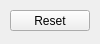
<?xml version="1.0" encoding="UTF-8"?>
<ui version="4.0">
 <class>CVRGBsetValueEmbeddedWidget</class>
 <widget class="QWidget" name="CVRGBsetValueEmbeddedWidget">
  <property name="geometry">
   <rect>
    <x>0</x>
    <y>0</y>
    <width>100</width>
    <height>44</height>
   </rect>
  </property>
  <property name="windowTitle">
   <string>Form</string>
  </property>
  <widget class="QPushButton" name="mpResetButton">
   <property name="geometry">
    <rect>
     <x>10</x>
     <y>10</y>
     <width>80</width>
     <height>21</height>
    </rect>
   </property>
   <property name="text">
    <string>Reset</string>
   </property>
  </widget>
 </widget>
 <resources/>
 <connections/>
</ui>
